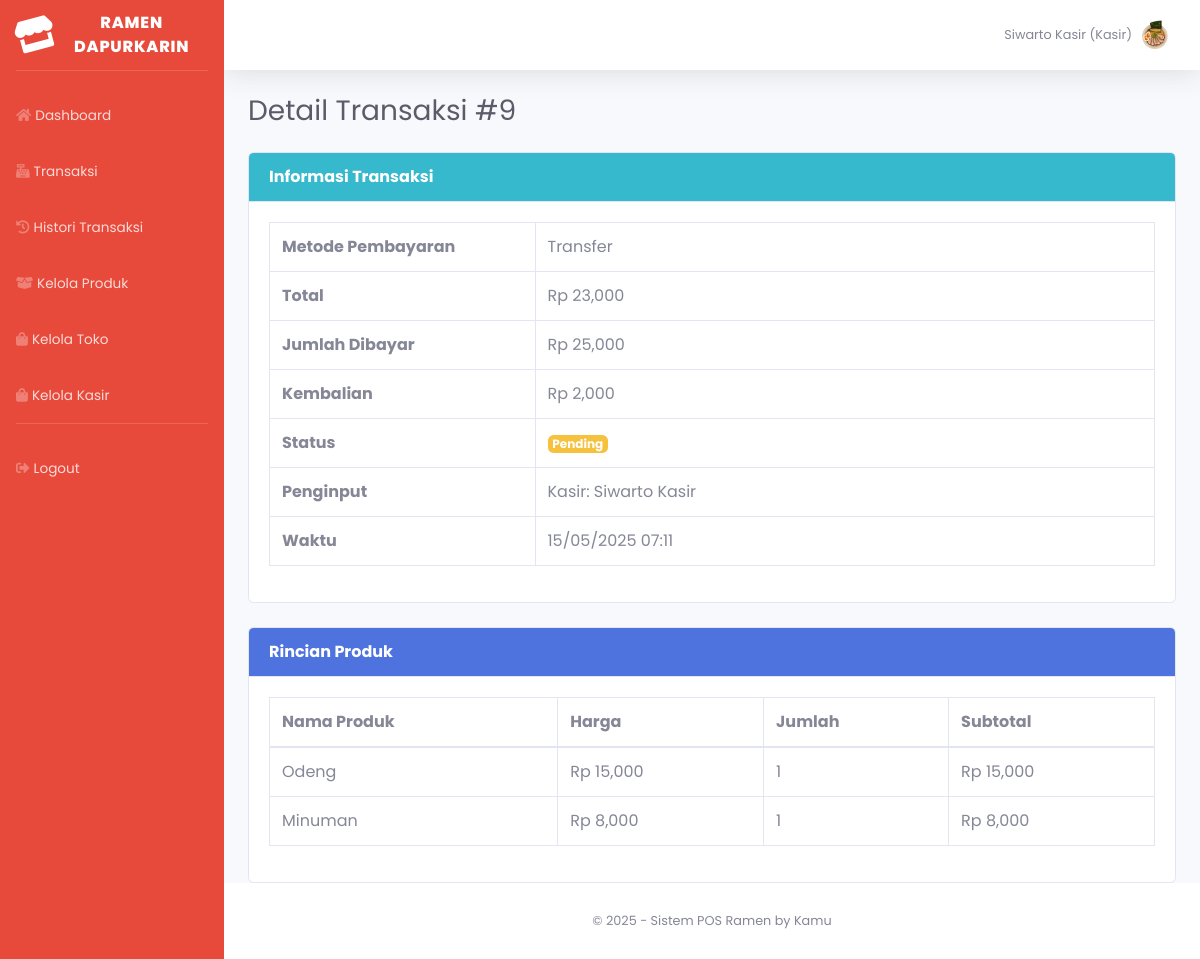
/views/kasir/histori/detail.php?id=9 (signed in), run on the app's committed database.
### tables this page shows
CREATE TABLE `transaksi` (
  `id` int(11) NOT NULL,
  `kasir_id` int(11) DEFAULT NULL,
  `pelanggan_id` int(11) DEFAULT NULL,
  `waktu` datetime DEFAULT current_timestamp(),
  `metode_pembayaran` enum('Tunai','Transfer','QRIS') NOT NULL,
  `total_harga` int(11) NOT NULL,
  `jumlah_dibayar` int(11) NOT NULL,
  `kembalian` int(11) NOT NULL,
  `status` varchar(20) DEFAULT 'pending',
  `bukti_pembayaran` varchar(255) DEFAULT NULL,
  `alamat_pengiriman` text DEFAULT NULL
);

CREATE TABLE `users` (
  `id` int(11) NOT NULL,
  `nama_lengkap` varchar(100) DEFAULT NULL,
  `username` varchar(50) DEFAULT NULL,
  `password` varchar(255) DEFAULT NULL,
  `role` enum('kasir') DEFAULT 'kasir',
  `created_at` timestamp NOT NULL DEFAULT current_timestamp(),
  `foto` varchar(255) DEFAULT NULL
);

CREATE TABLE `transaksi_detail` (
  `id` int(11) NOT NULL,
  `transaksi_id` int(11) DEFAULT NULL,
  `produk_id` int(11) DEFAULT NULL,
  `harga` int(11) DEFAULT NULL,
  `jumlah` int(11) DEFAULT NULL
);

CREATE TABLE `produk` (
  `id` int(11) NOT NULL,
  `nama_produk` varchar(100) NOT NULL,
  `deskripsi` text DEFAULT NULL,
  `harga` int(11) NOT NULL,
  `stok` int(11) DEFAULT 0,
  `gambar` varchar(255) DEFAULT NULL,
  `created_at` timestamp NOT NULL DEFAULT current_timestamp(),
  `kategori_id` int(11) DEFAULT NULL
);

### views/kasir/histori/detail.php (the view, shortened to what this page needs)
<?php
include_once '../../layouts/header.php';
include_once '../../layouts/sidebar.php';
$id = intval($_GET['id'] ?? 0);
$transaksi = mysqli_query($conn, "
    SELECT t.*, u.nama_lengkap AS kasir, p.nama_lengkap AS pelanggan
    FROM transaksi t
    LEFT JOIN users u ON t.kasir_id = u.id
    LEFT JOIN pelanggan p ON t.pelanggan_id = p.id
    WHERE t.id = $id
");
$data = mysqli_fetch_assoc($transaksi);
$detail = mysqli_query($conn, "
    SELECT d.*, pr.nama_produk
    FROM transaksi_detail d
    LEFT JOIN produk pr ON d.produk_id = pr.id
    WHERE d.transaksi_id = $id
");
?>
<div class="container-fluid">
    <h1 class="h3 mb-4 text-gray-800">Detail Transaksi #<?= $id ?></h1>
    <div class="card mb-4">
    <div class="card-header bg-info text-white">
        <strong>Informasi Transaksi</strong>
    </div>
    <div class="card-body table-responsive">
        <table class="table table-bordered">
            <tbody>
                <tr>
                    <th style="width: 30%">Metode Pembayaran</th>
                    <td><?= htmlspecialchars($data['metode_pembayaran']) ?></td>
                </tr>
                <tr>
                    <th>Total</th>
                    <td>Rp <?= number_format($data['total_harga']) ?></td>
                </tr>
                <tr>
                    <th>Jumlah Dibayar</th>
                    <td>Rp <?= number_format($data['jumlah_dibayar']) ?></td>
                </tr>
                <tr>
                    <th>Kembalian</th>
                    <td>Rp <?= number_format($data['kembalian']) ?></td>
                </tr>
                <tr>
                    <th>Status</th>
                    <td>
                        <?= $data['status'] === 'valid'
                            ? '<span class="badge badge-success">Valid</span>'
                            : '<span class="badge badge-warning">Pending</span>' ?>
                    </td>
                </tr>
                <tr>
                    <th>Penginput</th>
                    <td>
                        <?= $data['kasir']
                            ? 'Kasir: ' . htmlspecialchars($data['kasir'])
                            : 'Pelanggan: ' . htmlspecialchars($data['pelanggan']) ?>
                    </td>
                </tr>
                <tr>
                    <th>Waktu</th>
                    <td><?= date('d/m/Y H:i', strtotime($data['waktu'])) ?></td>
                </tr>
            </tbody>
        </table>
    </div>
</div>
    <div class="card">
        <div class="card-header bg-primary text-white">
            <strong>Rincian Produk</strong>
        </div>
        <div class="card-body table-responsive">
            <table class="table table-bordered">
                <thead>
                    <tr>
                        <th>Nama Produk</th>
                        <th>Harga</th>
                        <th>Jumlah</th>
                        <th>Subtotal</th>
                    </tr>
                </thead>
                <tbody>
                    <?php while ($item = mysqli_fetch_assoc($detail)) : ?>
                        <tr>
                            <td><?= htmlspecialchars($item['nama_produk']) ?></td>
                            <td>Rp <?= number_format($item['harga']) ?></td>
                            <td><?= $item['jumlah'] ?></td>
                            <td>Rp <?= number_format($item['harga'] * $item['jumlah']) ?></td>
                        </tr>
                    <?php endwhile; ?>
                </tbody>
            </table>
        </div>
    </div>
</div>
<?php include_once '../../layouts/footer.php'; ?>

### views/layouts/header.php (style rules this page uses)
body, .navbar, .sidebar, .card, .form-control, .btn { font-family: 'Poppins', sans-serif !important; }

### data on the page
transaksi: metode_pembayaran "Transfer", total_harga "23,000", jumlah_dibayar "25,000", kembalian "2,000", users.nama_lengkap "Siwarto Kasir", waktu "15/05/2025 07:11"
transaksi_detail: produk.nama_produk "Odeng", harga "15,000", jumlah "1", $item['harga'] * $item['jumlah'] "15,000"
transaksi_detail: produk.nama_produk "Minuman", harga "8,000", jumlah "1", $item['harga'] * $item['jumlah'] "8,000"

### other printed values
$nama_toko "RAMEN DAPURKARIN"
$user['nama_lengkap'] "Siwarto Kasir"
$role "Kasir"
$id "9"
